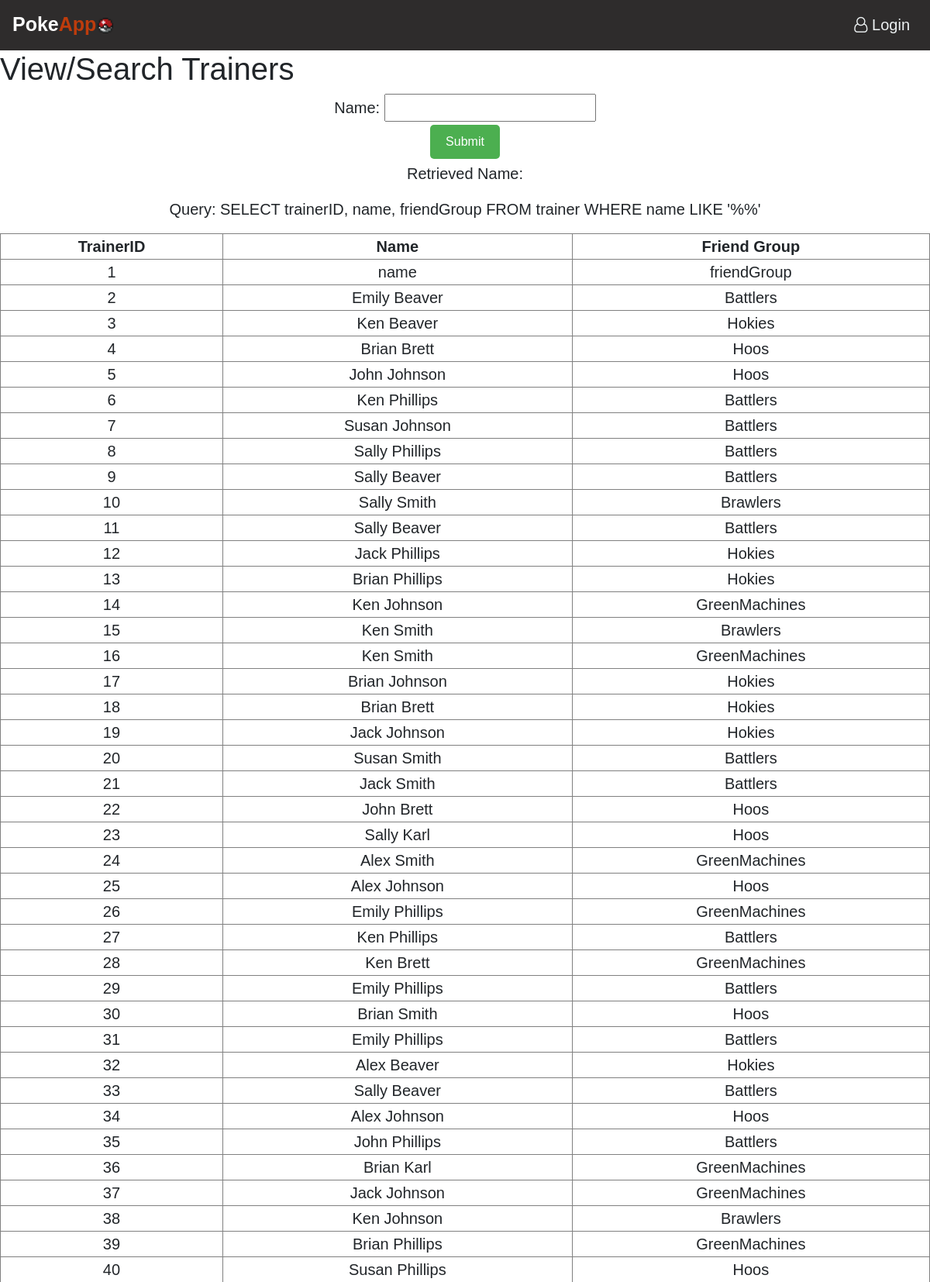
Screenshot of /trainers.php (upper part) with the database file from the repository.
### tables this page shows
CREATE TABLE `trainer` (
  `trainerID` int NOT NULL AUTO_INCREMENT,
  `name` varchar(255) DEFAULT NULL,
  `friendGroup` varchar(255) DEFAULT NULL,
  PRIMARY KEY (`trainerID`)
);

### trainers.php (the view, shortened to what this page needs)
<?php include('header.php'); ?>
<html>
    <head>
        <link rel="stylesheet" href="https://storage.cloud.google.com/pokeapp-pictures/css/text-style2.css">
        <link rel="stylesheet" href="https://storage.cloud.google.com/pokeapp-pictures/css/pokemon.css">
        <link rel="stylesheet" href="https://storage.cloud.google.com/pokeapp-pictures/css/form.css">
        <link rel="stylesheet" href="https://stackpath.bootstrapcdn.com/bootstrap/4.5.2/css/bootstrap.min.css">
    </head>
   <h1>View/Search Trainers</h1>
   <form action="trainers.php" method="post">
      Name: <input type="text" name="trainer_name"><br>
   <input type="submit" />
</html>
<?php
$username = 'root';
$password = '';
$host = 'localhost';
$dbname = 'pokemon';
$dsn = "mysql:host=$host;dbname=$dbname";
$search_name = $_POST['trainer_name'];
$sql = "SELECT trainerID, name, friendGroup FROM trainer WHERE name LIKE '%$search_name%'";
try
{
   $db = new PDO($dsn, $username, $password);
   echo "<p>Retrieved Name: $search_name</p>";
   echo "<p>Query: $sql</p>";
   echo "<table border = '1' width = '100%'>
            <thead>
               <tr>
                  <th>TrainerID</th>
                  <th>Name</th>
                  <th>Friend Group</th>
               </tr>
               </thead>
               <tbody>";
   foreach ($db->query($sql) as $row) {
      echo "<tr>";
      echo "<td>{$row['trainerID']}</td>";
      echo "<td>{$row['name']}</td>";
      echo "<td>{$row['friendGroup']}</td>";
      echo "</tr>";
   }
   echo "</tbody>";
   echo "</table>";
}
catch (PDOException $e)
{
   $error_message = $e->getMessage();
   echo "<p>An error occurred while connecting to the database: $error_message </p>";
}
catch (Exception $e)
{
   $error_message = $e->getMessage();
   echo "<p>Error message: $error_message </p>";
}
?>

### css/form.css (style rules this page uses)
h1 { font-weight: bold; font-family: 'Pixel Font', sans-serif !important; text-align: center !important; display: inline-block; margin-top: 10px; font-size: 36px; }
form { font-size: 20px; text-align: center; font-family: 'Pixel Font', sans-serif; }
input[type="submit"] { background-color: #4CAF50; border: none; color: white; padding: 10px 20px; text-align: center; text-decoration: none; display: inline-block; font-size: 16px; margin: 4px 2px; cursor: pointer; border-radius: 5px; font-family: 'Pixel Font', sans-serif; }

### rows the page displays
trainer: trainerID "1", name "name", friendGroup "friendGroup"
trainer: trainerID "2", name "Emily Beaver", friendGroup "Battlers"
trainer: trainerID "3", name "Ken Beaver", friendGroup "Hokies"
trainer: trainerID "4", name "Brian Brett", friendGroup "Hoos"
trainer: trainerID "5", name "John Johnson", friendGroup "Hoos"
trainer: trainerID "6", name "Ken Phillips", friendGroup "Battlers"
trainer: trainerID "7", name "Susan Johnson", friendGroup "Battlers"
trainer: trainerID "8", name "Sally Phillips", friendGroup "Battlers"
trainer: trainerID "9", name "Sally Beaver", friendGroup "Battlers"
trainer: trainerID "10", name "Sally Smith", friendGroup "Brawlers"
trainer: trainerID "11", name "Sally Beaver", friendGroup "Battlers"
trainer: trainerID "12", name "Jack Phillips", friendGroup "Hokies"
trainer: trainerID "13", name "Brian Phillips", friendGroup "Hokies"
trainer: trainerID "14", name "Ken Johnson", friendGroup "GreenMachines"
trainer: trainerID "15", name "Ken Smith", friendGroup "Brawlers"
trainer: trainerID "16", name "Ken Smith", friendGroup "GreenMachines"
trainer: trainerID "17", name "Brian Johnson", friendGroup "Hokies"
trainer: trainerID "18", name "Brian Brett", friendGroup "Hokies"
trainer: trainerID "19", name "Jack Johnson", friendGroup "Hokies"
trainer: trainerID "20", name "Susan Smith", friendGroup "Battlers"
trainer: trainerID "21", name "Jack Smith", friendGroup "Battlers"
trainer: trainerID "22", name "John Brett", friendGroup "Hoos"
trainer: trainerID "23", name "Sally Karl", friendGroup "Hoos"
trainer: trainerID "24", name "Alex Smith", friendGroup "GreenMachines"
trainer: trainerID "25", name "Alex Johnson", friendGroup "Hoos"
trainer: trainerID "26", name "Emily Phillips", friendGroup "GreenMachines"
trainer: trainerID "27", name "Ken Phillips", friendGroup "Battlers"
trainer: trainerID "28", name "Ken Brett", friendGroup "GreenMachines"
trainer: trainerID "29", name "Emily Phillips", friendGroup "Battlers"
trainer: trainerID "30", name "Brian Smith", friendGroup "Hoos"
trainer: trainerID "31", name "Emily Phillips", friendGroup "Battlers"
trainer: trainerID "32", name "Alex Beaver", friendGroup "Hokies"
trainer: trainerID "33", name "Sally Beaver", friendGroup "Battlers"
trainer: trainerID "34", name "Alex Johnson", friendGroup "Hoos"
trainer: trainerID "35", name "John Phillips", friendGroup "Battlers"
trainer: trainerID "36", name "Brian Karl", friendGroup "GreenMachines"
trainer: trainerID "37", name "Jack Johnson", friendGroup "GreenMachines"
trainer: trainerID "38", name "Ken Johnson", friendGroup "Brawlers"
trainer: trainerID "39", name "Brian Phillips", friendGroup "GreenMachines"
trainer: trainerID "40", name "Susan Phillips", friendGroup "Hoos"

### other values shown
$sql "SELECT trainerID, name, friendGroup FROM trainer WHERE name LIKE '%%'"
